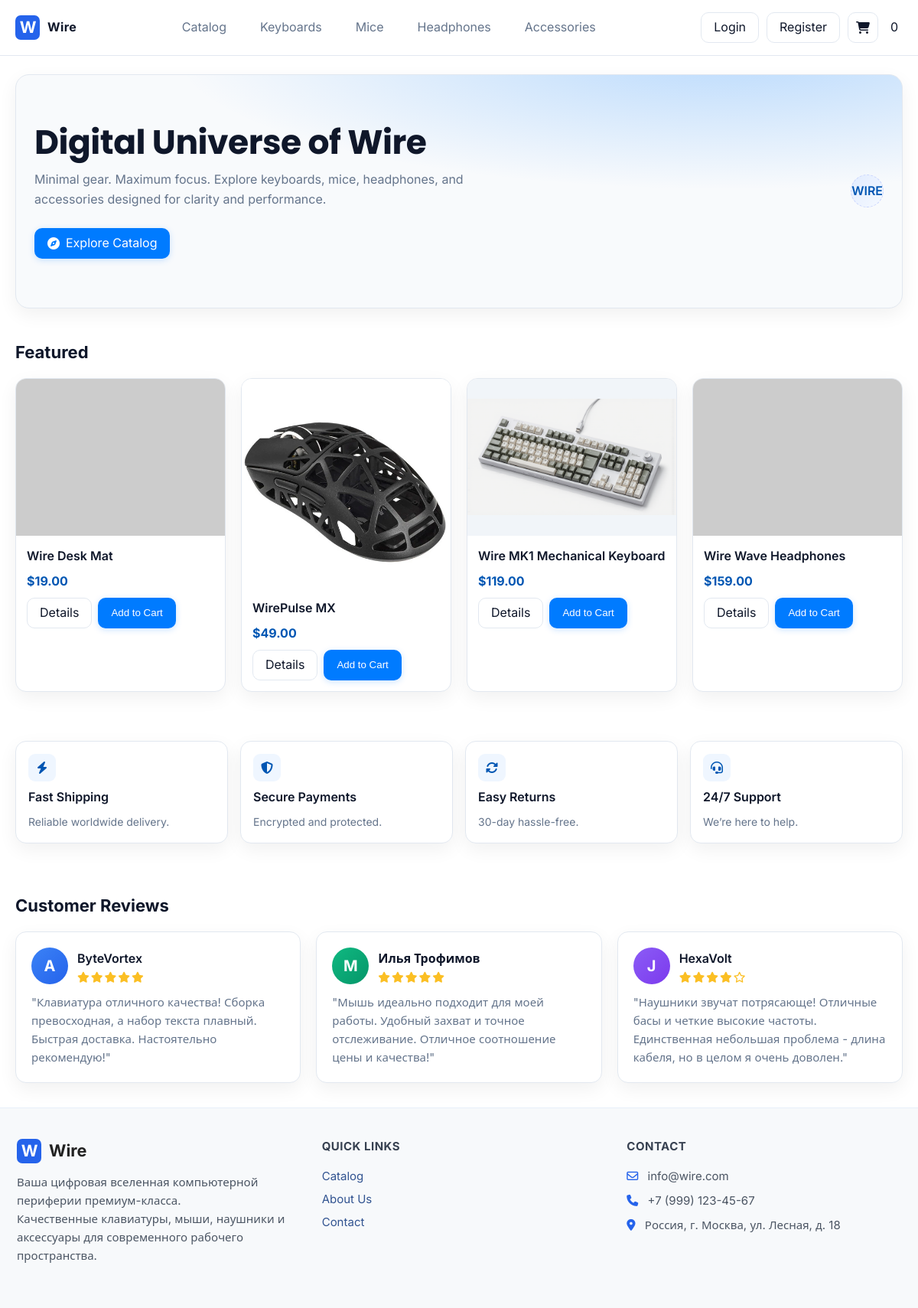
Before: / with the older database file.
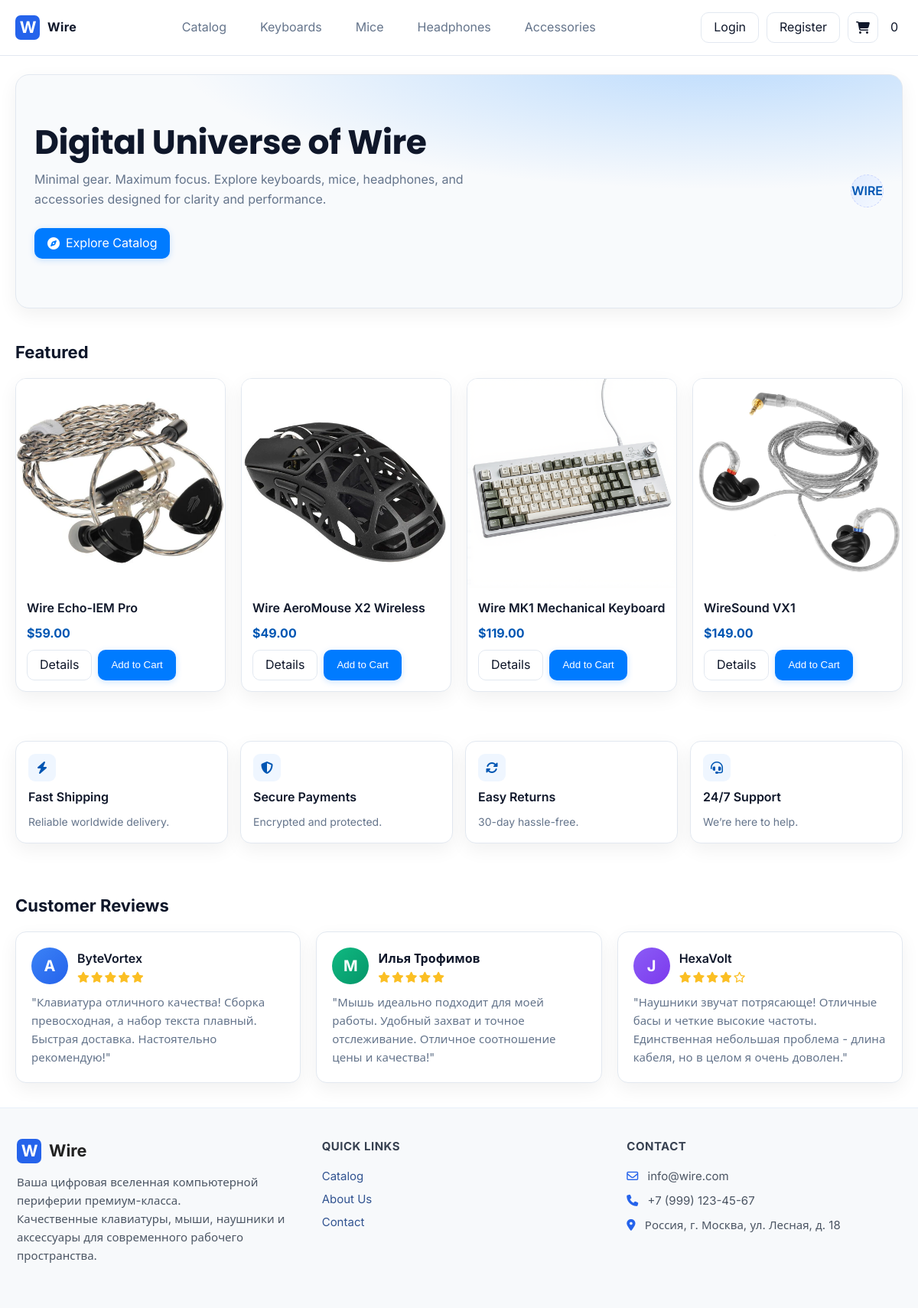
After: the same page with the newer database file.
### tables this page shows
CREATE TABLE `products` (
  `id` int(11) NOT NULL,
  `name` varchar(200) NOT NULL,
  `category` enum('keyboards','mice','headphones','accessories') NOT NULL,
  `price` decimal(10,2) NOT NULL,
  `image` varchar(500) DEFAULT '',
  `description` text DEFAULT NULL,
  `specs` text DEFAULT NULL,
  `sold` int(11) NOT NULL DEFAULT 0,
  `created_at` datetime NOT NULL
);

### includes/functions.php (called while the page is built, shortened)
<?php
require_once __DIR__ . '/db.php';
function fetch_products(?string $search = null, ?string $category = null, ?string $sort = null): array {
    global $mysqli;
    $sql = 'SELECT * FROM products WHERE 1';
    $params = [];
    if ($sort === 'price_asc') $sql .= ' ORDER BY price ASC';
    elseif ($sort === 'price_desc') $sql .= ' ORDER BY price DESC';
    elseif ($sort === 'popular') $sql .= ' ORDER BY sold DESC, id DESC';
    else $sql .= ' ORDER BY id DESC';
    $stmt = $mysqli->prepare($sql);
    $stmt->execute();
    $res = $stmt->get_result();
    return $res->fetch_all(MYSQLI_ASSOC);
}
?>

### includes/db.php (called while the page is built, shortened)
<?php
function e(string $s): string { return htmlspecialchars($s, ENT_QUOTES | ENT_SUBSTITUTE, 'UTF-8'); }
function base_url(string $path = ''): string {
    $scriptDir = rtrim(str_replace('\\', '/', dirname($_SERVER['SCRIPT_NAME'] ?? '/')), '/');
    if (substr($scriptDir, -6) === '/admin') {
        $base = rtrim(substr($scriptDir, 0, -6), '/');
    } else {
        $base = $scriptDir;
    }
    $path = ltrim($path, '/');
    return ($base ? $base : '') . ($path ? '/' . $path : '');
}
?>

### index.php (the view, shortened to what the changed rows need)
<?php require_once __DIR__ . '/includes/header.php'; ?>
<section class="banner">
  <div class="banner-inner">
    <div>
      <h1 class="headline">Digital Universe of Wire</h1>
    </div>
  </div>
</section>
<section class="section">
  <h2 class="section-title">Featured</h2>
  <div class="grid">
    <?php foreach (fetch_products(null, null, 'popular') as $i => $p): if ($i >= 4) break; ?>
      <div class="card">
        <a href="<?php echo e(base_url('product.php?id='.(int)$p['id'])); ?>" class="card-img">
          <img src="<?php echo e($p['image']); ?>" alt="<?php echo e($p['name']); ?>" onerror="this.parentElement.textContent='Image'; this.remove();">
        </a>
        <div class="card-body">
          <div style="font-weight:600;"><?php echo e($p['name']); ?></div>
          <div class="price">$<?php echo number_format((float)$p['price'], 2); ?></div>
          <div style="display:flex; gap:8px;">
            <a class="btn" href="<?php echo e(base_url('product.php?id='.(int)$p['id'])); ?>">Details</a>
            <button class="btn btn-primary" onclick="import('assets/js/main.js').then(m=>m.addToCart(<?php echo (int)$p['id']; ?>))">Add to Cart</button>
          </div>
        </div>
      </div>
    <?php endforeach; ?>
  </div>
</section>
<section class="section">
  <h2 class="section-title">Customer Reviews</h2>
</section>
<?php require_once __DIR__ . '/includes/footer.php'; ?>

Changed rows visible on the page:
changed products: image: picture added in place of a placeholder; name "Wire Desk Mat" → "Wire Echo-IEM Pro"; price "19.00" → "59.00"
changed products: name "WirePulse MX" → "Wire AeroMouse X2 Wireless"
changed products "Wire MK1 Mechanical Keyboard": image: a different picture
changed products: image: picture added in place of a placeholder; name "Wire Wave Headphones" → "WireSound VX1"; price "159.00" → "149.00"
